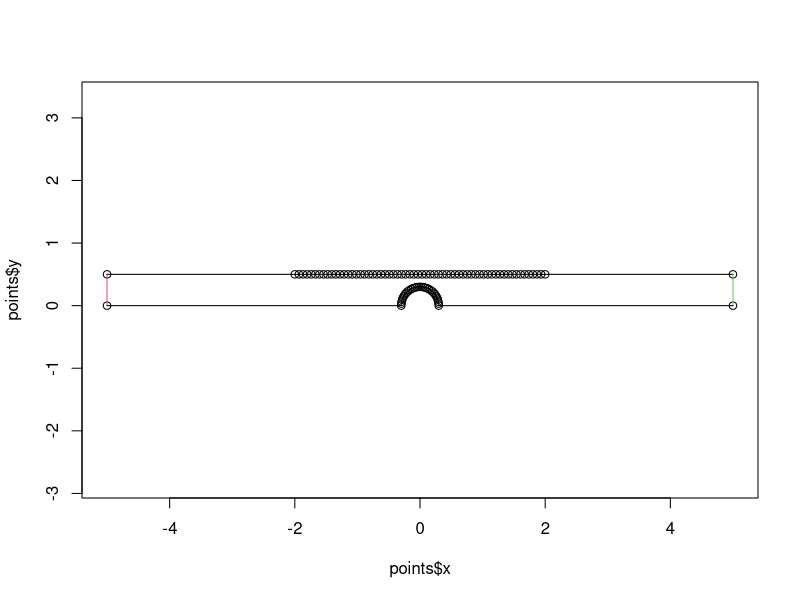
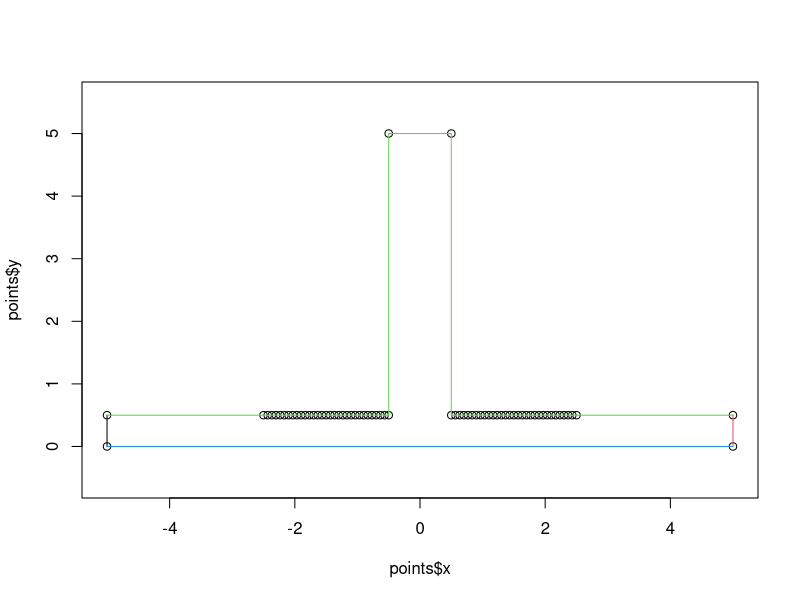
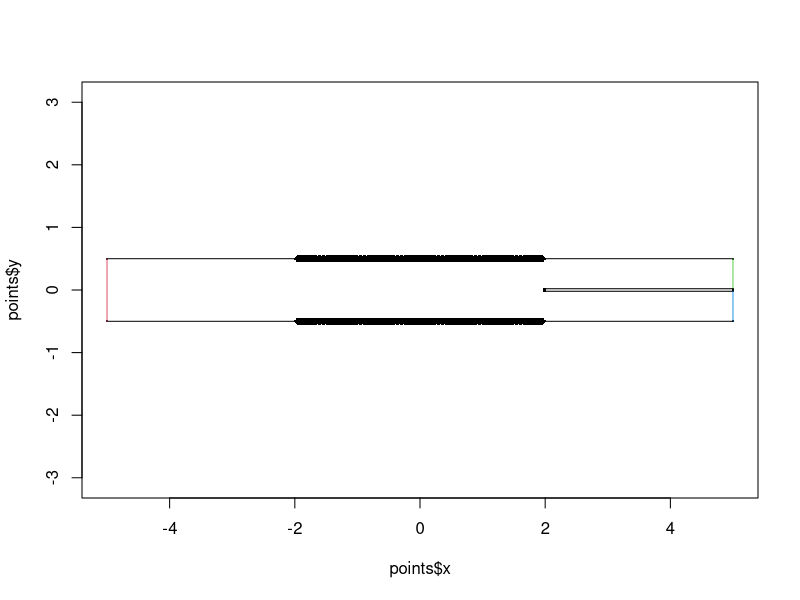
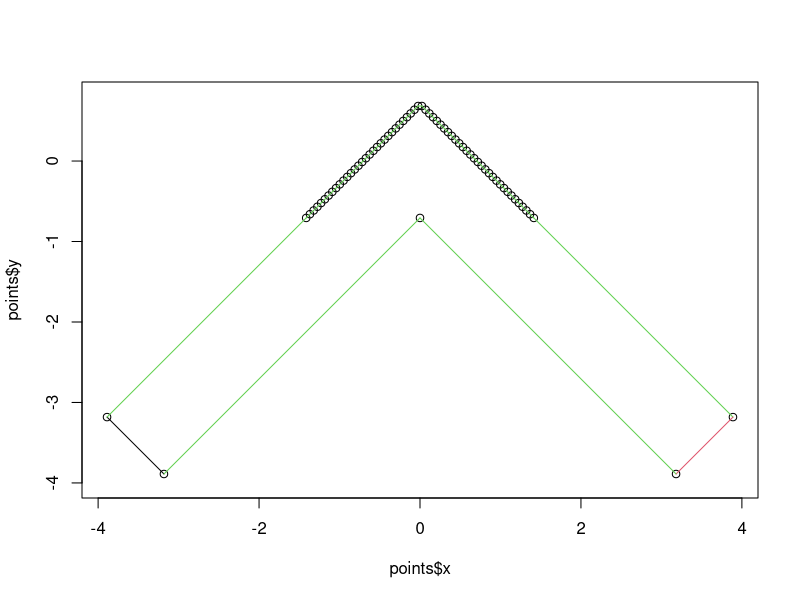

Write the R code that produced these figures, in order.
write.poly = function(filename, points, segments,limits = c(-0.2,1)) {
    f = file(filename,open="w")
    p = cbind(points$x,points$y,ifelse(points$par,limits[2],0),ifelse(points$par,limits[1],0))
    p = cbind(1:nrow(p),p)
    write.table(t(c(nrow(p),2,ncol(p)-3,0)), file=f,row.names=FALSE,col.names=FALSE)
    write.table(p, file=f,row.names=FALSE,col.names=FALSE)
    s = cbind(segments$i1,segments$i2,segments$tag)
    s = cbind(1:nrow(s),s)
    write.table(t(c(nrow(s),1)), file=f,row.names=FALSE,col.names=FALSE)
    write.table(s, file=f,row.names=FALSE,col.names=FALSE)
    h = data.frame()
    write.table(t(c(nrow(h))), file=f,row.names=FALSE,col.names=FALSE)
    close(f)
}


r = 0.6/2
npar = 60
xpar = 2
ncirc = 30

k = 0

a = seq(0,pi,len=ncirc)
points = data.frame(
    x=c(-5,-5,seq(-xpar,xpar,len=npar+2),5,5,r*cos(a)),
    y=c(0,rep(0.5,npar+4),0,r*sin(a)),
    par=c(rep(FALSE,3),rep(TRUE,npar),rep(FALSE,3+ncirc))
)


n = nrow(points)
segments = data.frame(
    i1 = 1:n,
    i2 = c(2:n,1),
    tag = c(2,rep(1,npar+3),3,1,rep(1,ncirc-1),1)
)

plot(points$x,points$y,asp=1)
segments(
    points$x[segments$i1],points$y[segments$i1],
    points$x[segments$i2],points$y[segments$i2],
    col=segments$tag
)

write.poly("circ_20.poly",points, segments)


k = 0

npar_half = floor(npar/2)
a = seq(0,pi,len=ncirc)
points = data.frame(
    x=c(-5,-5,seq(-0.5-xpar,-0.5,len=npar_half+1),-0.5,0.5,seq(0.5,0.5+xpar,len=npar_half+1),5,5),
    y=c(0,rep(0.5,npar_half+2),5,5,rep(0.5,npar_half+2),0),
    par=c(rep(FALSE,3),rep(TRUE,npar_half),rep(FALSE,2),rep(TRUE,npar_half),rep(FALSE,3))
)

n = nrow(points)
segments = data.frame(
    i1 = 1:n,
    i2 = c(2:n,1),
    tag = c(1,rep(3,npar_half+2),3,rep(3,npar_half+2),2,4)
)

plot(points$x,points$y,asp=1)
segments(
    points$x[segments$i1],points$y[segments$i1],
    points$x[segments$i2],points$y[segments$i2],
    col=segments$tag
)

write.poly("side_channel.poly",points, segments)



k = 0
ncirc=5
a = seq(0,pi,len=ncirc)
eps = 0.02
d = xpar
points = data.frame(
    x=c(
        -5,seq(-xpar,xpar,len=npar+2),5,
        5,d-eps*sin(a),5,
        5,seq(xpar,-xpar,len=npar+2),-5
    ),
    y=c(
        rep(0.5,npar+4),
        eps,eps*cos(a),-eps,
        rep(-0.5,npar+4)
    ),
    par=c(
        rep(FALSE,2),rep(TRUE,npar),rep(FALSE,2),
        rep(FALSE,2+ncirc),
        rep(FALSE,2),rep(TRUE,npar),rep(FALSE,2)
    )
)

n = nrow(points)
segments = data.frame(
    i1 = 1:n,
    i2 = c(2:n,1),
    tag = c(
        rep(1,npar+3),3,rep(1,ncirc+1),4,rep(1,npar+3),2)
)

plot(points$x,points$y,asp=1,pch=16,cex=ifelse(points$par,1,0.3))
segments(
    points$x[segments$i1],points$y[segments$i1],
    points$x[segments$i2],points$y[segments$i2],
    col=segments$tag
)

write.poly("split.poly",points, segments, limits=c(-0.1,0.1))


k = 0

a = seq(0,pi,len=ncirc)
x = seq(-xpar,xpar,len=npar+2)
points = data.frame(
    x=c(-5.0,-5.0,ifelse(x<0,x,0)+0.5,+0.5,-0.5,-0.5),
    y=c(-0.5, 0.5,-ifelse(x<0,0,x)+0.5,-5,-5,-0.5),
    par=c(rep(FALSE,3),rep(TRUE,npar),rep(FALSE,4))
)

n = nrow(points)
segments = data.frame(
    i1 = 1:n,
    i2 = c(2:n,1),
    tag = c(1,rep(3,npar+3),2,rep(3,2))
)

a = -pi/4
points[,1:2] = as.matrix(points[,1:2]) %*% matrix(c(cos(a),sin(a),-sin(a),cos(a)),2,2)

plot(points$x,points$y,asp=1)
segments(
    points$x[segments$i1],points$y[segments$i1],
    points$x[segments$i2],points$y[segments$i2],
    col=segments$tag
)

write.poly("turn.poly",points, segments)
